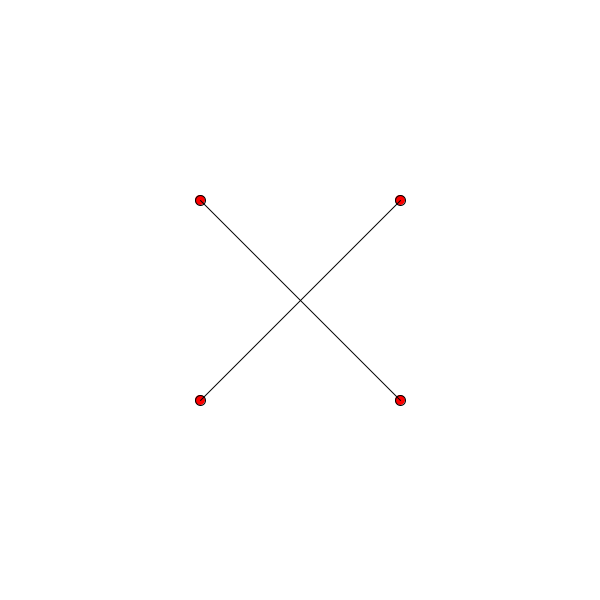
Frame 1 (no input)
Frame 60 (the mouse pressed at the canvas centre just before this capture): identical to frame 1, image omitted
Frame 120 (the mouse held since frame 60 and released just before this capture): identical to frame 1, image omitted

The Processing sketch that drew this single still picture (run headless with seeded random() and noise(); from frame 60 on, the mouse is pressed at the canvas centre):

// Processing sketch: line_segment_intersection
// ── line_segment_intersection.pde
DragCircle a1 = new DragCircle(200, 200,5);
DragCircle a2 = new DragCircle(400, 400,5);
DragCircle b1 = new DragCircle(200, 400,5);
DragCircle b2 = new DragCircle(400, 200,5);

void setup() {
  pixelDensity(displayDensity());
  size(600, 600);
}
void draw() {
  background(255);
  noFill();
  if (intersect(a1.getX(),a1.getY(),a2.getX(),a2.getY(),b1.getX(),b1.getY(),b2.getX(),b2.getY())){
    fill(255,0,0);
  }
  a1.move();
  a1.display();
  a2.move();
  a2.display();
  b1.move();
  b1.display();
  b2.move();
  b2.display();
  line(a1.getX(),a1.getY(),a2.getX(),a2.getY());
  line(b1.getX(),b1.getY(),b2.getX(),b2.getY());
  
}


boolean intersect(float x1,float y1,float x2,float y2,float x3,float y3,float x4,float y4){
  if (!(isLeft(x1,y1,x2,y2,x3,y3)^isLeft(x1,y1,x2,y2,x4,y4))){
    return false;
  }
  if (!(isLeft(x3,y3,x4,y4,x1,y1)^isLeft(x3,y3,x4,y4,x2,y2))){
    return false;
  }
  return true;

}
boolean isLeft(float x1,float y1,float x2,float y2,float xt,float yt){
  if ((y1-y2)*xt-(x1-x2)*yt>(-y2)*x1-(-x2)*y1){
    return true;
  }
  return false;
  
}

// ── DragCircle.pde
class DragCircle {
  float x = 0;
  float y = 0;
  float r = 1;
  boolean pmousePressed = true;
  boolean nmousePressed = true;
  boolean dragged = false;

  DragCircle(float x_, float y_) {
    this.x = x_;
    this.y = y_;
  }
  DragCircle(float x_, float y_, float r_) {
    this.x = x_;
    this.y = y_;
    this.r = r_;
  }
  PVector getLocation() {
    return new PVector(this.x, this.y);
  }
  float getX(){
    return this.x;
  }
  float getY(){
    return this.y;
  }
  void move() {
    if (dragged) {
      if (mousePressed) {
        x = mouseX;
        y = mouseY;
      } else {
        pmousePressed = nmousePressed;
        nmousePressed = mousePressed;
        dragged = false;
      }
    } else {
      pmousePressed = nmousePressed;
      nmousePressed = mousePressed;
      if (pmousePressed == false) {
        if (nmousePressed == true) {
          if (!(mouseX+r<x-r||mouseX-r>x+r)) {
            if (!(mouseY+r<y-r||mouseY-r>y+r)) {
              if ((mouseX-x)*(mouseX-x)+(mouseY-y)*(mouseY-y)<r*r) {
                x = mouseX;
                y = mouseY;
                dragged = true;
              }
            }
          }
        }
      }
    }
  }
  void display() {
    ellipse(x, y, r+r, r+r);
  }
}
